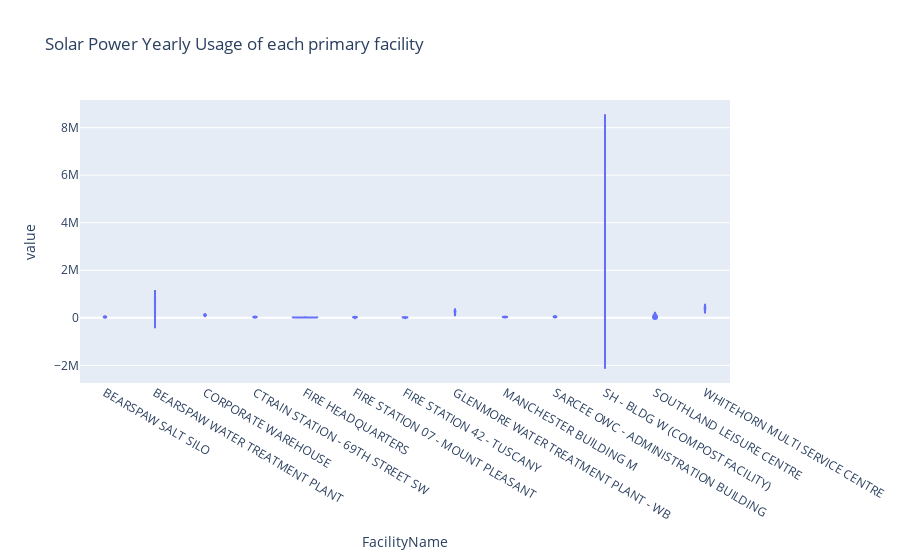
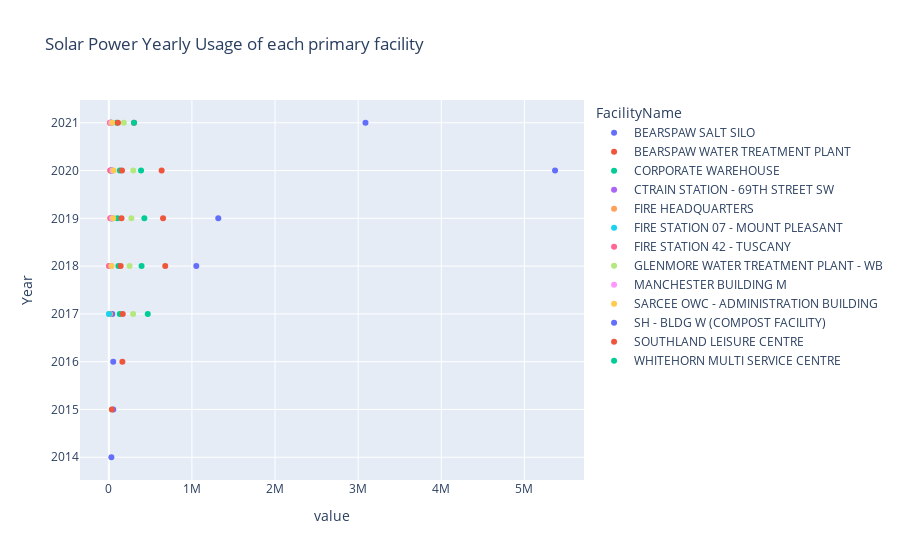

Notebook code cell kept with these figures, in order:
### Code cell
df3=pd.DataFrame.drop(rdata,["Business Unit Desc","Site ID","FacilityAddress"], axis=1)
df3 = df3.loc[df3['Energy Description'] == 'Solar Power']
df3=df3.loc[df3['Total Consumption'] > 10000]
df3=df3.loc[df3['Year'].between(2014,2021)]
df3.name = "Solar Power Yearly Usage of each facility "
df3=df3.groupby(['FacilityName','Year'])['Total Consumption'].sum().unstack(level=1)
display(df3)


fig = plt.figure()
df3.plot(kind='bar', colormap='tab20b', grid=True, title ='"Solar Power Yearly Usage of each primary facility "')
fig.set_size_inches(3600,3600)
plt.show()

df3=pd.DataFrame.drop(rdata,["Business Unit Desc","Site ID","FacilityAddress"], axis=1)
df3 = df3.loc[df3['Energy Description'] == 'Solar Power']
df3=df3.loc[df3['Total Consumption'] > 1000]
df3=df3.loc[df3['Year'].between(2014,2021)]
df3.name = "Solar Power Usage of each Year "
df3=df3.groupby(['FacilityName','Year'])['Total Consumption'].sum().unstack(level=0)


fig = px.violin(df3, y=df3.columns, title = 'Solar Power Yearly Usage of each primary facility')
fig.show()
fig = px.scatter(df3, x=df3.columns, title ='Solar Power Yearly Usage of each primary facility ')
fig.show()

### Figure 1 — Plotly figure (JSON) as saved in the notebook; plotly's stock layout.template omitted (floating-point values rounded to 4 significant figures)
{"data": [{"alignmentgroup": "True", "box": {"visible": false}, "hovertemplate": "FacilityName=%{x}<br>value=%{y}<extra></extra>", "legendgroup": "", "marker": {"color": "#636efa"}, "name": "", "offsetgroup": "", "orientation": "v", "scalegroup": "True", "showlegend": false, "type": "violin", "x": ["BEARSPAW SALT SILO", "BEARSPAW SALT SILO", "BEARSPAW SALT SILO", "BEARSPAW SALT SILO", "BEARSPAW SALT SILO", "BEARSPAW SALT SILO", "BEARSPAW SALT SILO", "BEARSPAW SALT SILO", "BEARSPAW WATER TREATMENT PLANT", "BEARSPAW WATER TREATMENT PLANT", "BEARSPAW WATER TREATMENT PLANT", "BEARSPAW WATER TREATMENT PLANT", "BEARSPAW WATER TREATMENT PLANT", "BEARSPAW WATER TREATMENT PLANT", "BEARSPAW WATER TREATMENT PLANT", "BEARSPAW WATER TREATMENT PLANT", "CORPORATE WAREHOUSE", "CORPORATE WAREHOUSE", "CORPORATE WAREHOUSE", "CORPORATE WAREHOUSE", "CORPORATE WAREHOUSE", "CORPORATE WAREHOUSE", "CORPORATE WAREHOUSE", "CORPORATE WAREHOUSE", "CTRAIN STATION - 69TH STREET SW", "CTRAIN STATION - 69TH STREET SW", "CTRAIN STATION - 69TH STREET SW", "CTRAIN STATION - 69TH STREET SW", "CTRAIN STATION - 69TH STREET SW", "CTRAIN STATION - 69TH STREET SW", "CTRAIN STATION - 69TH STREET SW", "CTRAIN STATION - 69TH STREET SW", "FIRE HEADQUARTERS", "FIRE HEADQUARTERS", "FIRE HEADQUARTERS", "FIRE HEADQUARTERS", "FIRE HEADQUARTERS", "FIRE HEADQUARTERS", "FIRE HEADQUARTERS", "FIRE HEADQUARTERS", "FIRE STATION 07 - MOUNT PLEASANT", "FIRE STATION 07 - MOUNT PLEASANT", "FIRE STATION 07 - MOUNT PLEASANT", "FIRE STATION 07 - MOUNT PLEASANT", "FIRE STATION 07 - MOUNT PLEASANT", "FIRE STATION 07 - MOUNT PLEASANT", "FIRE STATION 07 - MOUNT PLEASANT", "FIRE STATION 07 - MOUNT PLEASANT", "FIRE STATION 42 - TUSCANY", "FIRE STATION 42 - TUSCANY", "FIRE STATION 42 - TUSCANY", "FIRE STATION 42 - TUSCANY", "FIRE STATION 42 - TUSCANY", "FIRE STATION 42 - TUSCANY", "FIRE STATION 42 - TUSCANY", "FIRE STATION 42 - TUSCANY", "GLENMORE WATER TREATMENT PLANT - WB", "GLENMORE WATER TREATMENT PLANT - WB", "GLENMORE WATER TREATMENT PLANT - WB", "GLENMORE WATER TREATMENT PLANT - WB", "GLENMORE WATER TREATMENT PLANT - WB", "GLENMORE WATER TREATMENT PLANT - WB", "GLENMORE WATER TREATMENT PLANT - WB", "GLENMORE WATER TREATMENT PLANT - WB", "MANCHESTER BUILDING M", "MANCHESTER BUILDING M", "MANCHESTER BUILDING M", "MANCHESTER BUILDING M", "MANCHESTER BUILDING M", "MANCHESTER BUILDING M", "MANCHESTER BUILDING M", "MANCHESTER BUILDING M", "SARCEE OWC - ADMINISTRATION BUILDING", "SARCEE OWC - ADMINISTRATION BUILDING", "SARCEE OWC - ADMINISTRATION BUILDING", "SARCEE OWC - ADMINISTRATION BUILDING", "SARCEE OWC - ADMINISTRATION BUILDING", "SARCEE OWC - ADMINISTRATION BUILDING", "SARCEE OWC - ADMINISTRATION BUILDING", "SARCEE OWC - ADMINISTRATION BUILDING", "SH - BLDG W (COMPOST FACILITY)", "SH - BLDG W (COMPOST FACILITY)", "SH - BLDG W (COMPOST FACILITY)", "SH - BLDG W (COMPOST FACILITY)", "SH - BLDG W (COMPOST FACILITY)", "SH - BLDG W (COMPOST FACILITY)", "SH - BLDG W (COMPOST FACILITY)", "SH - BLDG W (COMPOST FACILITY)", "SOUTHLAND LEISURE CENTRE", "SOUTHLAND LEISURE CENTRE", "SOUTHLAND LEISURE CENTRE", "SOUTHLAND LEISURE CENTRE", "SOUTHLAND LEISURE CENTRE", "SOUTHLAND LEISURE CENTRE", "SOUTHLAND LEISURE CENTRE", "SOUTHLAND LEISURE CENTRE", "WHITEHORN MULTI SERVICE CENTRE", "WHITEHORN MULTI SERVICE CENTRE", "WHITEHORN MULTI SERVICE CENTRE", "WHITEHORN MULTI SERVICE CENTRE", "WHITEHORN MULTI SERVICE CENTRE", "WHITEHORN MULTI SERVICE CENTRE", "WHITEHORN MULTI SERVICE CENTRE", "WHITEHORN MULTI SERVICE CENTRE"], "x0": " ", "xaxis": "x", "y": [30258, 53333, 52745, 41361, 21530, 44588, 22003, 25680, null, null, null, 9791, 678536, 652587, 635422, 303027, null, null, null, 131593, 114787, 102931, 132010, 95881, null, null, null, null, 18536, 34891, 41160, 28126, null, null, null, 15354, 16725, 17176, 16572, 12328, null, null, null, 1322, 23928, 31510, 32930, 23707, null, null, null, null, 1214, 19822, 18929, 14990, null, null, null, 292019, 249129, 270977, 293788, 180644, null, null, null, null, 29390, 38138, 41756, 25765, null, null, null, null, 32099, 52613, 56295, 39875, null, null, null, null, 1052172, 1316807, 5369296, 3088045, null, 36003, 162547, 167406, 142226, 152230, 158293, 109947, null, null, null, 468438, 393663, 427151, 387335, 302970], "y0": " ", "yaxis": "y"}], "layout": {"autosize": true, "legend": {"tracegroupgap": 0}, "title": {"text": "Solar Power Yearly Usage of each primary facility"}, "violinmode": "group", "xaxis": {"anchor": "y", "autorange": true, "domain": [0, 1], "range": [-0.5, 12.5], "title": {"text": "FacilityName"}, "type": "category"}, "yaxis": {"anchor": "x", "autorange": true, "domain": [0, 1], "range": [-2740000.0, 9162000.0], "title": {"text": "value"}, "type": "linear"}}}

### Figure 2 — Plotly figure (JSON) as saved in the notebook; plotly's stock layout.template omitted (floating-point values rounded to 4 significant figures)
{"data": [{"hovertemplate": "FacilityName=BEARSPAW SALT SILO<br>value=%{x}<br>Year=%{y}<extra></extra>", "legendgroup": "BEARSPAW SALT SILO", "marker": {"color": "#636efa", "symbol": "circle"}, "mode": "markers", "name": "BEARSPAW SALT SILO", "orientation": "h", "showlegend": true, "type": "scatter", "x": [30258, 53333, 52745, 41361, 21530, 44588, 22003, 25680], "xaxis": "x", "y": [2014, 2015, 2016, 2017, 2018, 2019, 2020, 2021], "yaxis": "y"}, {"hovertemplate": "FacilityName=BEARSPAW WATER TREATMENT PLANT<br>value=%{x}<br>Year=%{y}<extra></extra>", "legendgroup": "BEARSPAW WATER TREATMENT PLANT", "marker": {"color": "#EF553B", "symbol": "circle"}, "mode": "markers", "name": "BEARSPAW WATER TREATMENT PLANT", "orientation": "h", "showlegend": true, "type": "scatter", "x": [null, null, null, 9791, 678536, 652587, 635422, 303027], "xaxis": "x", "y": [2014, 2015, 2016, 2017, 2018, 2019, 2020, 2021], "yaxis": "y"}, {"hovertemplate": "FacilityName=CORPORATE WAREHOUSE<br>value=%{x}<br>Year=%{y}<extra></extra>", "legendgroup": "CORPORATE WAREHOUSE", "marker": {"color": "#00cc96", "symbol": "circle"}, "mode": "markers", "name": "CORPORATE WAREHOUSE", "orientation": "h", "showlegend": true, "type": "scatter", "x": [null, null, null, 131593, 114787, 102931, 132010, 95881], "xaxis": "x", "y": [2014, 2015, 2016, 2017, 2018, 2019, 2020, 2021], "yaxis": "y"}, {"hovertemplate": "FacilityName=CTRAIN STATION - 69TH STREET SW<br>value=%{x}<br>Year=%{y}<extra></extra>", "legendgroup": "CTRAIN STATION - 69TH STREET SW", "marker": {"color": "#ab63fa", "symbol": "circle"}, "mode": "markers", "name": "CTRAIN STATION - 69TH STREET SW", "orientation": "h", "showlegend": true, "type": "scatter", "x": [null, null, null, null, 18536, 34891, 41160, 28126], "xaxis": "x", "y": [2014, 2015, 2016, 2017, 2018, 2019, 2020, 2021], "yaxis": "y"}, {"hovertemplate": "FacilityName=FIRE HEADQUARTERS<br>value=%{x}<br>Year=%{y}<extra></extra>", "legendgroup": "FIRE HEADQUARTERS", "marker": {"color": "#FFA15A", "symbol": "circle"}, "mode": "markers", "name": "FIRE HEADQUARTERS", "orientation": "h", "showlegend": true, "type": "scatter", "x": [null, null, null, 15354, 16725, 17176, 16572, 12328], "xaxis": "x", "y": [2014, 2015, 2016, 2017, 2018, 2019, 2020, 2021], "yaxis": "y"}, {"hovertemplate": "FacilityName=FIRE STATION 07 - MOUNT PLEASANT<br>value=%{x}<br>Year=%{y}<extra></extra>", "legendgroup": "FIRE STATION 07 - MOUNT PLEASANT", "marker": {"color": "#19d3f3", "symbol": "circle"}, "mode": "markers", "name": "FIRE STATION 07 - MOUNT PLEASANT", "orientation": "h", "showlegend": true, "type": "scatter", "x": [null, null, null, 1322, 23928, 31510, 32930, 23707], "xaxis": "x", "y": [2014, 2015, 2016, 2017, 2018, 2019, 2020, 2021], "yaxis": "y"}, {"hovertemplate": "FacilityName=FIRE STATION 42 - TUSCANY<br>value=%{x}<br>Year=%{y}<extra></extra>", "legendgroup": "FIRE STATION 42 - TUSCANY", "marker": {"color": "#FF6692", "symbol": "circle"}, "mode": "markers", "name": "FIRE STATION 42 - TUSCANY", "orientation": "h", "showlegend": true, "type": "scatter", "x": [null, null, null, null, 1214, 19822, 18929, 14990], "xaxis": "x", "y": [2014, 2015, 2016, 2017, 2018, 2019, 2020, 2021], "yaxis": "y"}, {"hovertemplate": "FacilityName=GLENMORE WATER TREATMENT PLANT - WB<br>value=%{x}<br>Year=%{y}<extra></extra>", "legendgroup": "GLENMORE WATER TREATMENT PLANT - WB", "marker": {"color": "#B6E880", "symbol": "circle"}, "mode": "markers", "name": "GLENMORE WATER TREATMENT PLANT - WB", "orientation": "h", "showlegend": true, "type": "scatter", "x": [null, null, null, 292019, 249129, 270977, 293788, 180644], "xaxis": "x", "y": [2014, 2015, 2016, 2017, 2018, 2019, 2020, 2021], "yaxis": "y"}, {"hovertemplate": "FacilityName=MANCHESTER BUILDING M<br>value=%{x}<br>Year=%{y}<extra></extra>", "legendgroup": "MANCHESTER BUILDING M", "marker": {"color": "#FF97FF", "symbol": "circle"}, "mode": "markers", "name": "MANCHESTER BUILDING M", "orientation": "h", "showlegend": true, "type": "scatter", "x": [null, null, null, null, 29390, 38138, 41756, 25765], "xaxis": "x", "y": [2014, 2015, 2016, 2017, 2018, 2019, 2020, 2021], "yaxis": "y"}, {"hovertemplate": "FacilityName=SARCEE OWC - ADMINISTRATION BUILDING<br>value=%{x}<br>Year=%{y}<extra></extra>", "legendgroup": "SARCEE OWC - ADMINISTRATION BUILDING", "marker": {"color": "#FECB52", "symbol": "circle"}, "mode": "markers", "name": "SARCEE OWC - ADMINISTRATION BUILDING", "orientation": "h", "showlegend": true, "type": "scatter", "x": [null, null, null, null, 32099, 52613, 56295, 39875], "xaxis": "x", "y": [2014, 2015, 2016, 2017, 2018, 2019, 2020, 2021], "yaxis": "y"}, {"hovertemplate": "FacilityName=SH - BLDG W (COMPOST FACILITY)<br>value=%{x}<br>Year=%{y}<extra></extra>", "legendgroup": "SH - BLDG W (COMPOST FACILITY)", "marker": {"color": "#636efa", "symbol": "circle"}, "mode": "markers", "name": "SH - BLDG W (COMPOST FACILITY)", "orientation": "h", "showlegend": true, "type": "scatter", "x": [null, null, null, null, 1052172, 1316807, 5369296, 3088045], "xaxis": "x", "y": [2014, 2015, 2016, 2017, 2018, 2019, 2020, 2021], "yaxis": "y"}, {"hovertemplate": "FacilityName=SOUTHLAND LEISURE CENTRE<br>value=%{x}<br>Year=%{y}<extra></extra>", "legendgroup": "SOUTHLAND LEISURE CENTRE", "marker": {"color": "#EF553B", "symbol": "circle"}, "mode": "markers", "name": "SOUTHLAND LEISURE CENTRE", "orientation": "h", "showlegend": true, "type": "scatter", "x": [null, 36003, 162547, 167406, 142226, 152230, 158293, 109947], "xaxis": "x", "y": [2014, 2015, 2016, 2017, 2018, 2019, 2020, 2021], "yaxis": "y"}, {"hovertemplate": "FacilityName=WHITEHORN MULTI SERVICE CENTRE<br>value=%{x}<br>Year=%{y}<extra></extra>", "legendgroup": "WHITEHORN MULTI SERVICE CENTRE", "marker": {"color": "#00cc96", "symbol": "circle"}, "mode": "markers", "name": "WHITEHORN MULTI SERVICE CENTRE", "orientation": "h", "showlegend": true, "type": "scatter", "x": [null, null, null, 468438, 393663, 427151, 387335, 302970], "xaxis": "x", "y": [2014, 2015, 2016, 2017, 2018, 2019, 2020, 2021], "yaxis": "y"}], "layout": {"autosize": true, "legend": {"title": {"text": "FacilityName"}, "tracegroupgap": 0}, "title": {"text": "Solar Power Yearly Usage of each primary facility "}, "xaxis": {"anchor": "y", "autorange": true, "domain": [0, 1], "range": [-335100.0, 5706000.0], "title": {"text": "value"}, "type": "linear"}, "yaxis": {"anchor": "x", "autorange": true, "domain": [0, 1], "range": [2013.0, 2022.0], "title": {"text": "Year"}, "type": "linear"}}}
